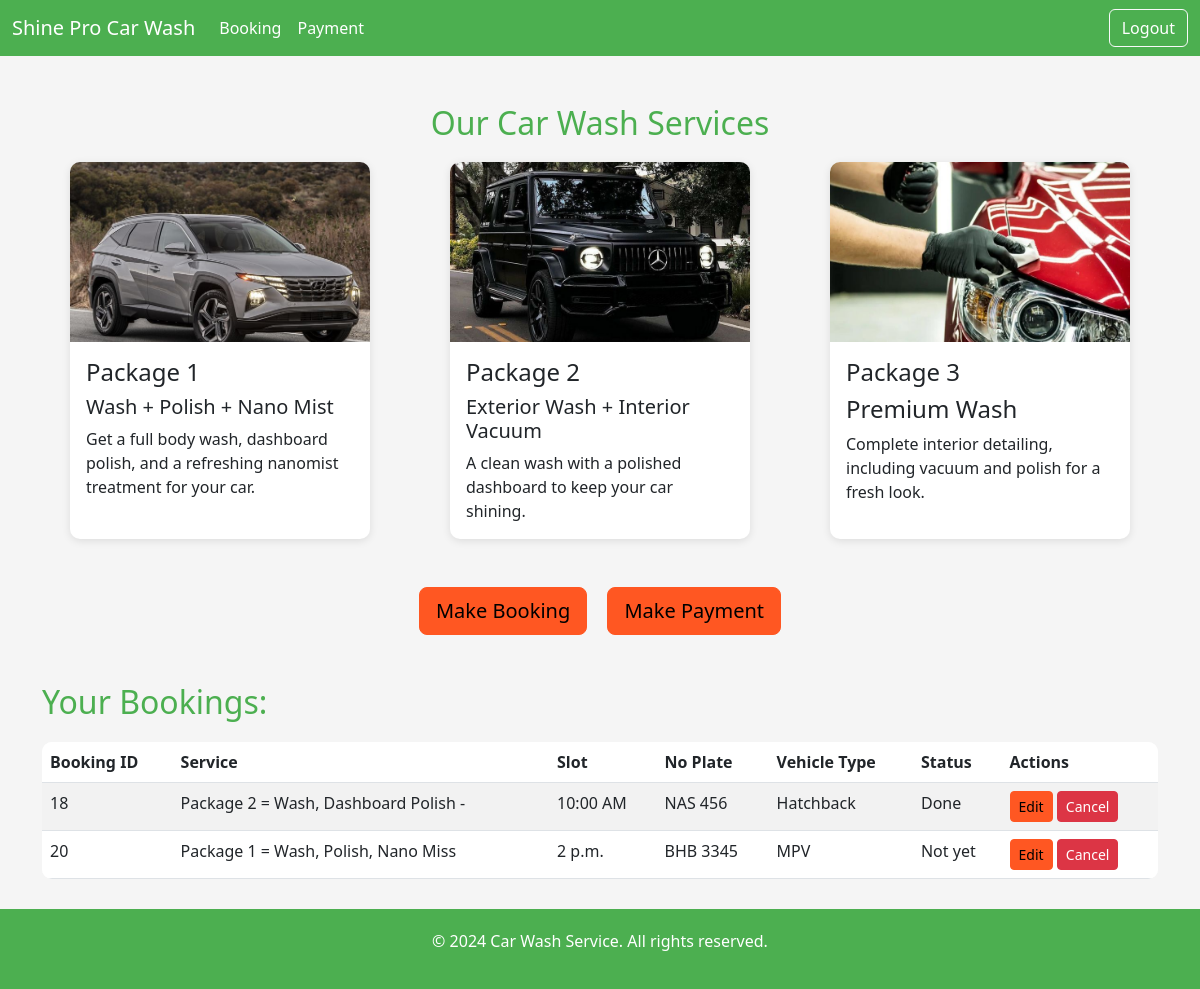
Screenshot of /customer/1 with the database file from the repository.
### carwash/models.py (models this page shows)
class Booking(models.Model):
    booking_id = models.AutoField(primary_key=True)
    customer = models.ForeignKey(User, on_delete=models.CASCADE)
    service = models.ForeignKey(Service, on_delete=models.CASCADE)
    vehicle_type = models.CharField(null=True,max_length=20)
    no_plate = models.CharField(max_length=15,null=True,blank=True)
    no_phone = models.CharField(max_length=100,null=True,blank=True)
    slot = models.CharField(null=True, max_length=50)
    status = models.CharField(max_length=100,default="Not yet")
    payment_status = models.BooleanField(default=False)
    payment_proof = models.FileField(upload_to='payment_receipts/', null=True, blank=True)

class Service(models.Model):
    service_id = models.AutoField(primary_key=True)
    service_name = models.CharField(max_length=100)
    price = models.DecimalField(max_digits=10, decimal_places=2)

### carwash/views.py (the view)
# urls.py: path("customer/<str:user_id>", views.showCustomerMain, name='customerMain'),
def showCustomerMain(request, user_id):
        booking = Booking.objects.filter(customer_id=user_id).values()
        services = Service.objects.all().values()
        context = {
            "user_id" : user_id,
            "bookingDetails":booking,
            "serviceDetails":services,
        }
        return render(request, 'carwash/customerMain.html', context)

### carwash/templates/carwash/customerMain.html (shortened to what this page needs)
{% load static %}
<!DOCTYPE html>
<html lang="en">
<head>
    <link href="https://cdn.jsdelivr.net/npm/bootstrap@5.3.0-alpha1/dist/css/bootstrap.min.css" rel="stylesheet">
</head>
<body>
    <nav class="navbar navbar-expand-lg ">
        <div class="container-fluid">
            <a class="navbar-brand" href="#">Shine Pro Car Wash</a>
            <div class="collapse navbar-collapse" id="navbarNav">
                <ul class="navbar-nav me-auto">
                    <li class="nav-item">
                        <a class="nav-link" href="{% url 'booking' user_id %}">Booking</a>
                    </li>
                    <li class="nav-item">
                        <a class="nav-link" href="{% url 'payment_customer' user_id %}">Payment</a>
                    </li>
                </ul>
                <ul class="navbar-nav ms-auto">
                    <li class="nav-item">
                        <a class="btn btn-outline-light" href="{% url 'logout' %}">Logout</a>
                    </li>
                </ul>
            </div>
        </div>
    </nav>
    <section id="services" class="container mt-5">
        <h2 class="text-center">Our Car Wash Services</h2>
        <div class="row">
            <div class="col-md-4 mb-4">
                <div class="card h-100">
                    <img src="{% static '/images/car.jpeg' %}" class="card-img-top" alt="Service 1">
                    <div class="card-body">
                        <h4 class="card-title">Package 1</h4>
                        <h5 class="card-title">Wash + Polish + Nano Mist</h5>
                        <p class="card-text">Get a full body wash, dashboard polish, and a refreshing nanomist treatment for your car.</p>
                    </div>
                </div>
            </div>
            <div class="col-md-4 mb-4">
                <div class="card h-100">
                    <img src="{% static 'images/car2.jpeg' %}" class="card-img-top" alt="Service 2">
                    <div class="card-body">
                        <h4 class="card-title">Package 2</h4>
                        <h5 class="card-title">Exterior Wash + Interior Vacuum</h5>
                        <p class="card-text">A clean wash with a polished dashboard to keep your car shining.</p>
                    </div>
                </div>
            </div>
            <div class="col-md-4 mb-4">
                <div class="card h-100">
                    <img src="{% static 'images/car4.jpeg' %}" class="card-img-top" alt="Service 3">
                    <div class="card-body">
                        <h4 class="card-title">Package 3</h4>
                        <h4 class="card-title">Premium Wash</h4>
                        <p class="card-text">Complete interior detailing, including vacuum and polish for a fresh look.</p>
                    </div>
                </div>
            </div>
        </div>
        <div class="text-center mt-4">
            <a href="{% url 'booking' user_id %}" class="btn btn-warning btn-lg me-3">Make Booking</a>
            <a href="{% url 'payment_customer' user_id %}" class="btn btn-warning btn-lg">Make Payment</a>
        </div>
    </section>
    <div class="container mt-5">
        <h2>Your Bookings:</h2>
        {% if bookingDetails %}
        <table class="table table-striped">
            <thead>
                <tr>
                    <th>Booking ID</th>
                    <th>Service</th>
                    <th>Slot</th>
                    <th>No Plate</th>
                    <th>Vehicle Type</th>
                    <th>Status</th>
                    <th>Actions</th>
                </tr>
            </thead>
            <tbody>
                {% for booking in bookingDetails %}
                <tr>
                    <td>{{ booking.booking_id }}</td>
                    {% for service in serviceDetails %}
                    {% if service.service_id == booking.service_id %}
                    <td>{{ service.service_name }}</td>
                    {% endif %}
                    {% endfor %}
                    <td>{{ booking.slot }}</td>
                    <td>{{ booking.no_plate }}</td>
                    <td>{{ booking.vehicle_type }}</td>
                    <td>{{ booking.status }}</td>
                    <td>
                        <a href="{% url 'edit_booking' booking.booking_id %}" class="btn btn-warning btn-sm">Edit</a>
                        <form action="{% url 'cancel_booking' booking.booking_id %}" method="post" style="display:inline;">
                            <button type="submit" class="btn btn-danger btn-sm">Cancel</button>
                        </form>
                    </td>
                </tr>
                {% endfor %}
            </tbody>
        </table>
        {% else %}
        <p>No bookings available.</p>
        {% endif %}
    </div>
    <footer>
        <p>&copy; 2024 Car Wash Service. All rights reserved.</p>
    </footer>
</body>
</html>

### carwash/templates/carwash/customerMain.html (style rules this page uses)
:root { --primary-color: #4CAF50; --secondary-color: #FFC107; --background-color: #F5F5F5; --text-color: #333; --card-bg: #FFFFFF; --button-color: #FF5722; }
body { background-color: var(--background-color); color: var(--text-color); }
.navbar { background-color: var(--primary-color); }
.navbar-brand, .nav-link, .btn-outline-light { color: #fff !important; }
h2 { color: var(--primary-color); margin-bottom: 20px; }
.card { border: none; border-radius: 10px; box-shadow: 0 2px 8px rgba(0, 0, 0, 0.1); max-width: 300px; margin: auto; }
.card-img-top { border-radius: 10px 10px 0 0; height: 180px; object-fit: cover; }
.table { background-color: var(--card-bg); border-radius: 10px; overflow: hidden; }
.btn-warning { background-color: var(--button-color); border-color: var(--button-color); }
.btn-danger { background-color: #dc3545; }
footer { text-align: center; margin-top: 30px; padding: 20px 0; background-color: var(--primary-color); color: #fff; }

### rows the page displays
Booking: booking_id "18", slot "10:00 AM", no_plate "NAS 456", vehicle_type "Hatchback", status "Done"
Service: service_name "Package 2 = Wash, Dashboard Polish -"
Booking: booking_id "20", slot "2 p.m.", no_plate "BHB 3345", vehicle_type "MPV", status "Not yet"
Service: service_name "Package 1 = Wash, Polish, Nano Miss"
